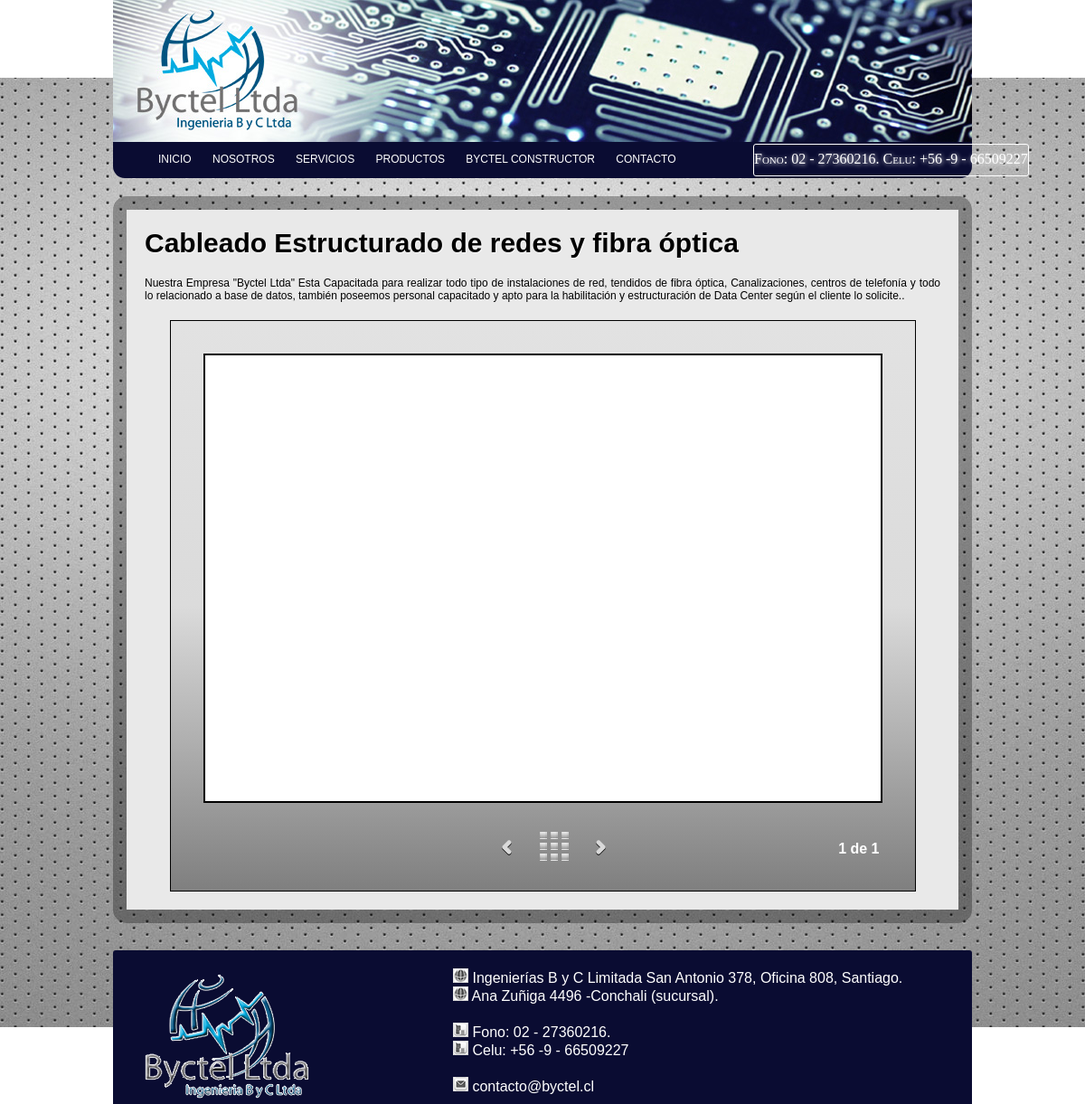
The page /ver-servicio.php?varSer=12 on the database its author committed.
### tables this page shows
CREATE TABLE `servicios` (
  `idServicios` int(11) NOT NULL AUTO_INCREMENT,
  `Titulo` varchar(50) DEFAULT NULL,
  `DescripcionCorta` varchar(320) DEFAULT NULL,
  `Descripcion` text,
  `Activo` int(11) DEFAULT NULL,
  `FotoPerfil` varchar(100) DEFAULT NULL,
  PRIMARY KEY (`idServicios`)
);

### ver-servicio.php (the view, shortened to what this page needs)
<?php require_once('Connections/conexion.php');?>
 <?php
 if(isset($_GET["varSer"])) {
  $varSer=$_GET["varSer"];
 }
 $sql="SELECT * FROM servicios WHERE idServicios='$varSer' ";
 $query=mysql_query($sql, $conexion) or die(mysql_error());
 $row=mysql_fetch_assoc($query);
?>
<!DOCTYPE html PUBLIC "-//W3C//DTD XHTML 1.0 Transitional//EN" "http://www.w3.org/TR/xhtml1/DTD/xhtml1-transitional.dtd">
<html xmlns="http://www.w3.org/1999/xhtml">
<head>
<link href="css/estilo.css" rel="stylesheet" type="text/css" />
    <link href="album/smart-gallery.css" rel="stylesheet" type="text/css" />
    <div class="fonos"> Fono: 02 - 27360216. Celu: +56 -9 - 66509227</div>
</head>
<body>
<div id="wrapper">
	<div id="header"><img src="img/logo.jpg" width="950" height="157" /></div>
        <div id="menu">
        	<ul>
            	<li><a href="index.php">Inicio</a></li>
                <li><a href="nosotros.html">Nosotros</a></li>
                <li><a href="servicios.php">Servicios</a></li>
                <li><a href="productos.php">Productos</a></li>
                <li><a href="byctel.html">Byctel Constructor</a></li>
                <li><a href="contacto.php">Contacto</a></li>
            </ul>
        </div>
        	<div id="principal">
           	  <div class="box_principal">
                	<div class="texto_nosotros">
                	  <div class="titulo_principal"><h1><?php echo $row['Titulo']; ?></h1>
                	  </div>
                      <p><?php echo $row['Descripcion']; ?>.</p>
                	</div>
                    <div class="foto_nosotros">
    <div id="smart-gallery">
    </div>    </div>
               </div>
            </div>
                    <div id="footer">
                    	<div class="box_footer">
                    		<?php include ('footer.php'); ?>
                    	</div>
                    </div>
</div>
</body>
</html>

### css/estilo.css (style rules this page uses)
body { background-image: url(../img/fondo.jpg); background-position: center; background-attachment: fixed; background-repeat: no-repeat; margin: 0px; padding: 0px; width: 100%; font-family: Arial, Helvetica, sans-serif; }
h1 { font-size: 30px; text-shadow: 1px 1px #F8F8F8; margin-top: 0px; margin-right: 0px; margin-bottom: 10px; margin-left: 0px; }
img { border:0; }
p { font-size: 12px; text-align: justify; margin-top: 20px; margin-right: 0px; margin-bottom: 20px; margin-left: 0px; }
#wrapper { width: 950px; margin-top: 0; margin-right: auto; margin-bottom: 0; margin-left: auto; height: auto; }
#wrapper #header { height: 157px; width: 950px; }
#wrapper #menu { height: 40px; width: 950px; background-color: #0A0C32; border-radius: 0px 0px 13px 13px; }
#wrapper #menu ul { display: block; list-style-type: none; text-transform: capitalize; color: #FFF; font-size: 12px; padding-top: 12px; margin: 0px; height: 26px; }
#wrapper #menu ul li { display: inline; text-transform: uppercase; }
#wrapper #menu ul li a { color: #FFF; text-decoration: none; padding-right: 10px; padding-left: 10px; padding-top: 5px; padding-bottom: 5px; }
#wrapper #principal { background-color: #06C; width: 920px; height: auto; margin-top: 20px; padding-top: 15px; padding-right: 15px; border-radius: 15px 15px 15px 15px; background-color: rgba(1,1,1,0.3); float: left; padding-left: 15px; margin-bottom: 30px; }
.box_principal { width: 880px; height: auto; margin-top: 0px; margin-right: auto; margin-bottom: 15px; margin-left: auto; background-color: #E9E9E9; padding: 20px; float: left; }
#wrapper #footer { width: 950px; height: 170px; background-color: #0a0c32; color: #fff; float: left; border-radius: 3px 3px 0px 0px; margin-bottom: 0px; }
#wrapper #footer .box_footer { width: 900px; margin-top: 20px; margin-right: auto; margin-bottom: 20px; margin-left: auto; height: 40px; }
.fonos { position: absolute; margin-top: 159px; margin-left: 833px; text-shadow: 1px 1px 5px #FFF; font: small-caps 100%/200% serif; color: #FFF; border: 1px solid #fff; border-radius: 3px 3px 3px 3px; height: 34px; }
a:link { text-decoration: none; }

### rows shown on the page
servicios: Titulo "Cableado Estructurado de redes y fibra óptica", Descripcion "Nuestra Empresa \"Byctel Ltda\" Esta Capacitada para realizar todo tipo de instalaciones de red, tendidos de fibra óptica, Canalizaciones, centros de telefonía y todo lo relacionado a base de datos, también poseemos personal capacitado y apto para la habilitación y estructuración de Data Center según el cliente lo solicite."

### other values the page prints
utf8_decode(" Ana Zuñiga 4496 -Conchali (sucursal).") "Ana Zuñiga 4496 -Conchali (sucursal)."
